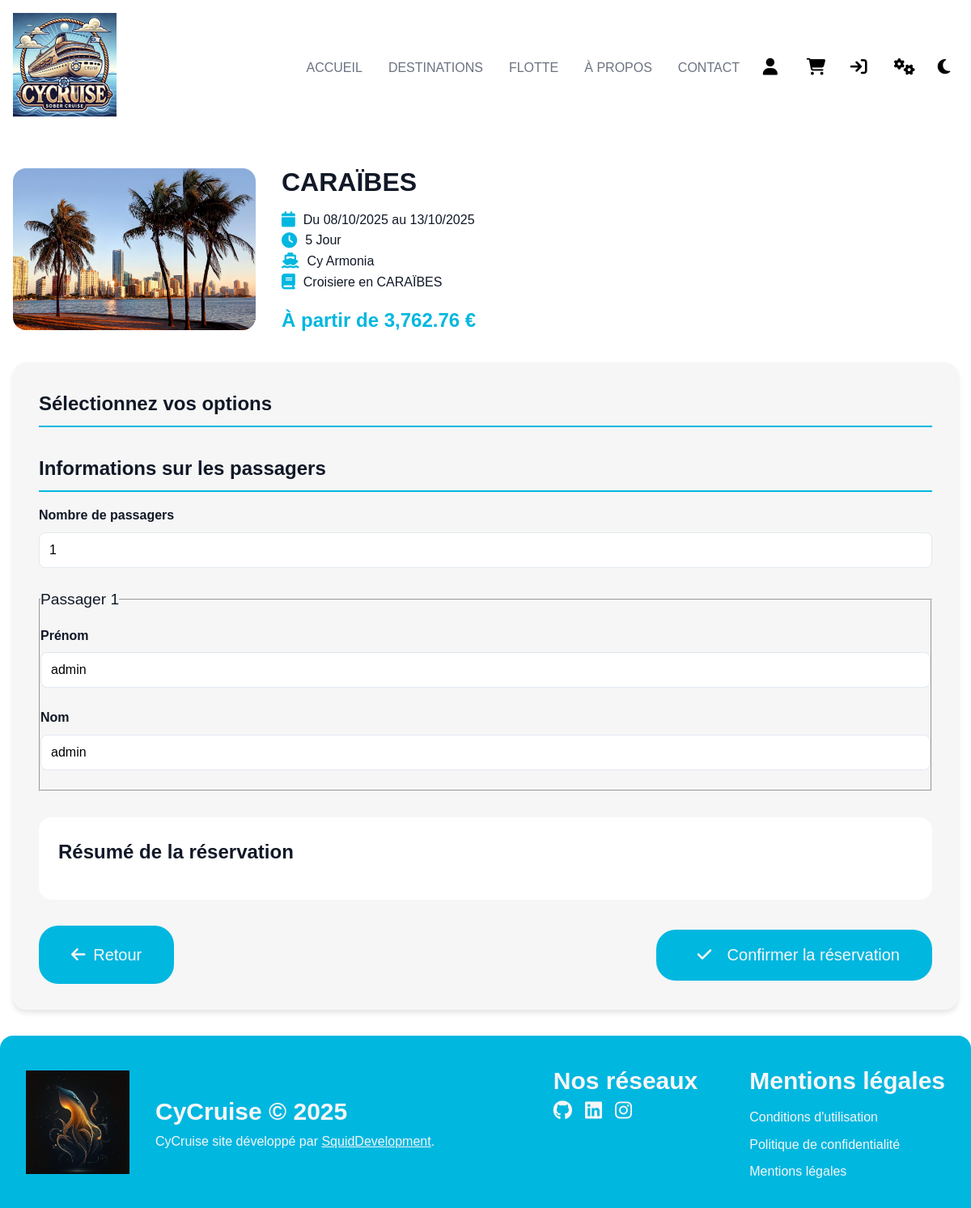
The app's page /reservation.php?id=1 (signed in) with its own data.
### tables this page shows
CREATE TABLE IF NOT EXISTS `cruise`(
    `id` BIGINT NOT NULL AUTO_INCREMENT PRIMARY KEY,
    `name` VARCHAR(255) NOT NULL,
    `description` LONGTEXT NOT NULL,
    `short_descriptions` VARCHAR(255) NOT NULL,
    `img` LONGTEXT NOT NULL,
    `start_date` DATE NOT NULL,
    `end_date` DATE NOT NULL,
    `duration` INT NOT NULL,
    `boat_id` BIGINT NOT NULL,
    `price` FLOAT(53) NOT NULL,
    CONSTRAINT `cruise_boat_foreign`
    FOREIGN KEY (`boat_id`) REFERENCES `boats`(`id`)
    ON DELETE CASCADE ON UPDATE CASCADE);

CREATE TABLE IF NOT EXISTS `boats`(
    `id` BIGINT NOT NULL AUTO_INCREMENT PRIMARY KEY,
    `type` VARCHAR(255) NOT NULL,
    `name` VARCHAR(255) UNIQUE NOT NULL,
    `img` VARCHAR(255) NOT NULL,
    `descriptions` LONGTEXT NOT NULL,
    `capacity` BIGINT,
    `length` BIGINT);

CREATE TABLE IF NOT EXISTS `users`(
    `id` BIGINT NOT NULL AUTO_INCREMENT PRIMARY KEY,
    `email` VARCHAR(255) NOT NULL UNIQUE,
    `password` VARCHAR(255) NOT NULL,
    `role` VARCHAR(255) NOT NULL,
    `firstname` VARCHAR(255) NOT NULL,
    `lastname` VARCHAR(255) NOT NULL,
    `birth` DATE NOT NULL,
    `created_at` TIMESTAMP DEFAULT CURRENT_TIMESTAMP,
    `updated_at` TIMESTAMP DEFAULT CURRENT_TIMESTAMP ON UPDATE CURRENT_TIMESTAMP);

### public/reservation.php (the view, shortened to what the rows shown need)
<?php
require_once "../src/Services/AuthService.php";
require_once "../src/Repository/CruiseRepository.php";
$authService = new AuthService();
$cruise = CruiseRepository::getInstance()->findById($_GET['id']);
?>
<!DOCTYPE html>
<html lang="en">
<head>
    <link href="assets/css/app.css" rel="stylesheet">
    <link href="assets/css/btn-kit.css" rel="stylesheet">
    <link href="assets/css/navbar.css" rel="stylesheet">
    <link href="assets/css/footer.css" rel="stylesheet">
    <link href="assets/css/reservation.css" rel="stylesheet">
    <link href="https://cdnjs.cloudflare.com/ajax/libs/font-awesome/6.4.2/css/all.min.css" rel="stylesheet">
</head>
<body>
<?php include "../component/navbar.php"; ?>
<div class="reservation-container">
    <div class="cruise-header">
        <img src="<?php echo htmlspecialchars($cruise->getImg()); ?>"
             alt="<?php echo htmlspecialchars($cruise->getName()); ?>" class="cruise-image">
        <div class="cruise-info">
            <h1><?php echo htmlspecialchars($cruise->getName()); ?></h1>
            <div class="metadata-item">
                <i class="fas fa-calendar"></i>
                <span>Du <?php echo date('d/m/Y', strtotime($cruise->getStartDate())); ?> au <?php echo date('d/m/Y', strtotime($cruise->getEndDate())); ?></span>
            </div>
            <div class="metadata-item">
                <i class="fas fa-clock"></i>
                <span><?php echo htmlspecialchars($cruise->getDuration()); ?> Jour</span>
            </div>
            <div class="metadata-item">
                <i class="fas fa-ship"></i>
                <span><?php echo htmlspecialchars($cruise->getBoat()->getName()); ?></span>
            </div>
            <div class="metadata-item">
                <i class="fas fa-book"></i>
                <span><?php echo htmlspecialchars($cruise->getShortDescriptions()); ?></span>
            </div>
            <p class="cruise-price">À partir de <?php echo number_format($cruise->getPrice(), 2); ?> €</p>
        </div>
    </div>
    <form method="post" class="reservation-form">
        <div class="form-section" id="form-options-section">
            <h2>Sélectionnez vos options</h2>
        </div>
        <div class="form-section">
            <h2>Informations sur les passagers</h2>
            <div id="passenger-fields">
                <fieldset>
                    <div class="form-group">
                        <label for="first_name_0">Prénom</label>
                        <input type="text" id="first_name_0" name="first_name_0"
                               value="<?php echo htmlspecialchars($user->getFirstname()) ?>"
                               required>
                    </div>
                    <div class="form-group">
                        <label for="last_name_0">Nom</label>
                        <input type="text" id="last_name_0" name="last_name_0"
                               value="<?php echo htmlspecialchars($user->getLastname()) ?>"
                               required>
                    </div>
                </fieldset>
            </div>
        </div>
        <div class="summary-section" id="summary-section">
            <h2 class="summary-title">Résumé de la réservation</h2>
        </div>
    </form>
</div>
</body>
</html>

### records on screen
cruise: img (picture), name "CARAÏBES", start_date "08/10/2025", end_date "13/10/2025", duration "5", short_descriptions "Croisiere en CARAÏBES", price "3,762.76"
boats: name "Cy Armonia"
users: first_name_0 "admin", last_name_0 "admin"
